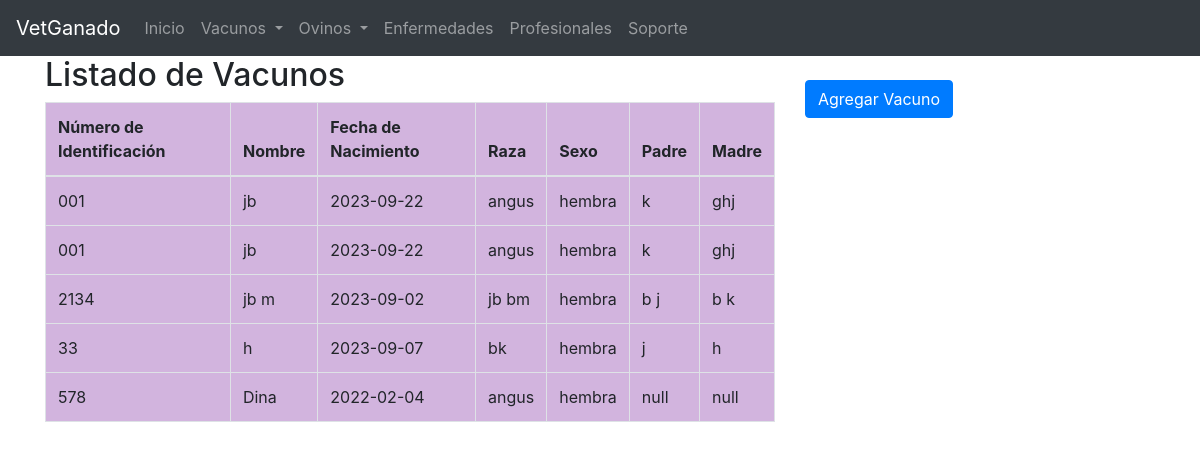
Screenshot of /pages/agregar_vacuno.php (signed in) with the database file from the repository.
### tables this page shows
CREATE TABLE `vacunos` (
  `id` int(11) NOT NULL,
  `id_usuario` int(11) DEFAULT NULL,
  `numero_identificacion` varchar(255) NOT NULL,
  `nombre_vacuno` varchar(255) DEFAULT NULL,
  `fecha_nacimiento` date DEFAULT NULL,
  `raza` varchar(255) DEFAULT NULL,
  `sexo` varchar(10) DEFAULT NULL,
  `padre` varchar(255) DEFAULT NULL,
  `madre` varchar(255) DEFAULT NULL
);

### pages/agregar_vacuno.php (the view, shortened to what this page needs)
<!DOCTYPE html>
<html lang="es">
<head>
    <link rel="stylesheet" href="https://maxcdn.bootstrapcdn.com/bootstrap/4.5.2/css/bootstrap.min.css">
</head>
<body>
<?php
if (isset($_SESSION['usuario'])) {
    $nombreUsuario = $_SESSION['usuario'];
    include('../includes/db_connect.php');
    $query = "SELECT * FROM usuarios WHERE usuario = '$nombreUsuario'";
    $result = mysqli_query($conexion, $query);
    if ($result && mysqli_num_rows($result) > 0) {
        $usuario = mysqli_fetch_assoc($result);
        $idUsuario = $usuario['id'];
    } else {
        echo '<div class="alert alert-danger">Error al obtener información del usuario.</div>';
    }
} else {
    header("location: index.php");
    exit();
}
?>
<?php include('../includes/menu.php'); ?>
<div class="container">
    <div class="row">
        <div class="col-md-8">
            <h2>Listado de Vacunos</h2>
            <div class="table-container">
                <table class="table table-bordered">
                    <thead>
                        <tr>
                            <th>Número de Identificación</th>
                            <th>Nombre</th>
                            <th>Fecha de Nacimiento</th>
                            <th>Raza</th>
                            <th>Sexo</th>
                            <th>Padre</th>
                            <th>Madre</th>
                        </tr>
                    </thead>
                    <tbody>
                        <?php
                        include('../includes/db_connect.php');
                        $query = "SELECT * FROM vacunos WHERE id_usuario = '$idUsuario'";
                        $result = mysqli_query($conexion, $query);
                        while ($fila = mysqli_fetch_assoc($result)) {
                            echo '<tr>';
                            echo '<td>' . $fila['numero_identificacion'] . '</td>';
                            echo '<td>' . $fila['nombre_vacuno'] . '</td>';
                            echo '<td>' . $fila['fecha_nacimiento'] . '</td>';
                            echo '<td>' . $fila['raza'] . '</td>';
                            echo '<td>' . $fila['sexo'] . '</td>';
                            echo '<td>' . $fila['padre'] . '</td>';
                            echo '<td>' . $fila['madre'] . '</td>';
                            echo '</tr>';
                        }
                        ?>
                    </tbody>
                </table>
            </div>
        </div>
        <div class="col-md-4">
            <button type="button" class="btn btn-primary mt-4" data-toggle="modal" data-target="#agregarVacunoModal">
                Agregar Vacuno
            </button>
        </div>
    </div>
</div>
</body>
</html>

### includes/menu.php (shortened to what this page needs)
<nav class="navbar navbar-expand-lg navbar-dark bg-dark">
    <a class="navbar-brand" href="#">VetGanado</a>
    <div class="collapse navbar-collapse" id="navbarNav">
        <ul class="navbar-nav">
            <li class="nav-item">
                <a class="nav-link" href="main.php">Inicio</a>
            </li>
            <li class="nav-item dropdown">
                <a class="nav-link dropdown-toggle" href="#" id="vacunosDropdown" role="button" data-toggle="dropdown" aria-haspopup="true" aria-expanded="false">
                    Vacunos
                </a>
            </li>
            <li class="nav-item dropdown">
                <a class="nav-link dropdown-toggle" href="#" id="ovinosDropdown" role="button" data-toggle="dropdown" aria-haspopup="true" aria-expanded="false">
                    Ovinos
                </a>
            </li>
            <li class="nav-item">
                <a class="nav-link" href="enfermedades.php">Enfermedades</a>
            </li>
            <li class="nav-item">
                <a class="nav-link" href="profesionales.php">Profesionales</a>
            </li>
            <li class="nav-item">
                <a class="nav-link" href="soporte.php">Soporte</a>
            </li>
        </ul>
    </div>
</nav>

### pages/agregar_vacuno.php (style rules this page uses)
.table { background-color: #D2B4DE; }

### rows the page displays
vacunos: numero_identificacion "001", nombre_vacuno "jb", fecha_nacimiento "2023-09-22", raza "angus", sexo "hembra", padre "k", madre "ghj"
vacunos: numero_identificacion "001", nombre_vacuno "jb", fecha_nacimiento "2023-09-22", raza "angus", sexo "hembra", padre "k", madre "ghj"
vacunos: numero_identificacion "2134", nombre_vacuno "jb m", fecha_nacimiento "2023-09-02", raza "jb bm", sexo "hembra", padre "b j", madre "b k"
vacunos: numero_identificacion "33", nombre_vacuno "h", fecha_nacimiento "2023-09-07", raza "bk", sexo "hembra", padre "j", madre "h"
vacunos: numero_identificacion "578", nombre_vacuno "Dina", fecha_nacimiento "2022-02-04", raza "angus", sexo "hembra", padre "null", madre "null"
